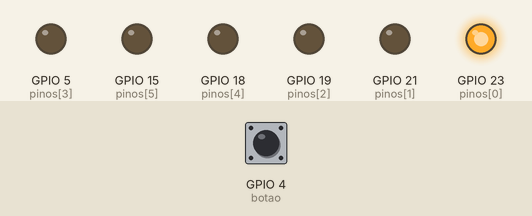
Simulated run of this sketch. Board: ESP32. Parts: output pins drawn as LEDs (lit = HIGH). Inputs (shaded band) come from the test bench; at power-on: GPIO 4 (botao) HIGH. What the sketch prints to the serial monitor is not drawn.

Above: at 1.2 s.
1.3 s: GPIO 4 (botao) pulled LOW for 0.15 s
At 2.4 s:
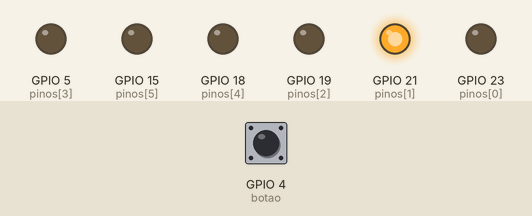
4.4 s: GPIO 4 (botao) pulled LOW for 1 s
At 8.3 s:
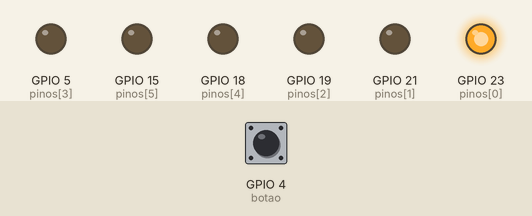
8.4 s: GPIO 4 (botao) pulled LOW for 0.15 s
At 10.9 s:
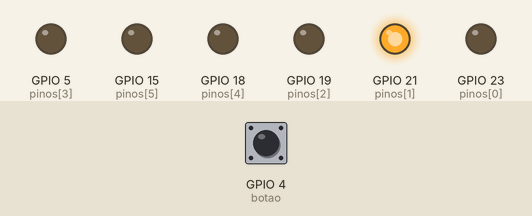
11.5 s: GPIO 4 (botao) pulled LOW for 3.2 s
At 15.1 s:
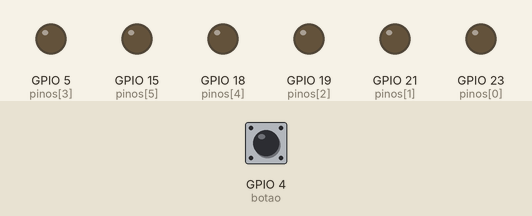
Timing chart, 0 to 21.5 s (numbered marks = the images above; inputs shaded):
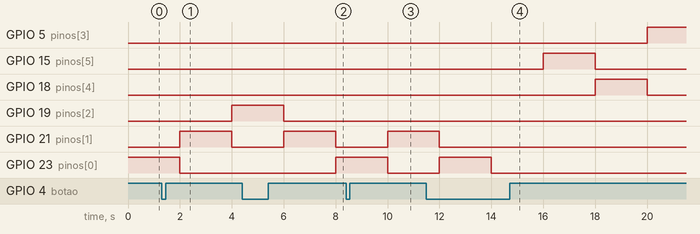

The sketch:

aaaaaaaaaaaaaaaaaaa.ino
```cpp
volatile int contador = 0;
int on = 0;
volatile int somar = 1;
int pinos[] = {23,21,19,5,18,15};
volatile int botao = 4;
volatile int flagBotao = 0;
volatile int tempo = 0;
int click = 0;
hw_timer_t* timer = NULL;

void IRAM_ATTR FuncaoBoa(){
  if(flagBotao != 1 ){
    flagBotao = 1,
    tempo = 50;
  }
}

void IRAM_ATTR onTimer(){
  contador++;
  if(flagBotao == 1){
    if(tempo > 0){
      tempo--;
    }else{
      flagBotao = 0;
      if(!digitalRead(botao)){
        click = click + 1;
      }
    }
  }
}

void setup() {
  for(int i = 0; i < 6; i++){
    pinMode(pinos[i], OUTPUT);
  }

  pinMode(botao , INPUT_PULLUP);
  attachInterrupt(
    digitalPinToInterrupt(botao),
    FuncaoBoa,
    FALLING);
  timer = timerBegin(1000000);
  timerAttachInterrupt(timer, &onTimer);
  timerAlarm(timer, 1000, true, 0);
  Serial.begin(115200);
}

void Horario(){
  digitalWrite(pinos[on], HIGH);
  if (contador >= 2000){
    contador = 0;
    digitalWrite(pinos[on],LOW );
    on = on - somar;
    if (on < 0) on = 6;
    if (on > 6) on = 0;
  }
}

void AntiHorario(){
  digitalWrite(pinos[on], HIGH);
  if (contador >= 2000){
    contador = 0;
    digitalWrite(pinos[on],LOW );
    on = on + somar;
    if (on < 0) on = 6;
    if (on > 6) on = 0;
  }
}

void loop() {
  if(click == 1){
   AntiHorario();
  }
  if(click == 2){
  Horario();
  click = 0;
  }
  else{
  Horario();
  }

  Serial.println(click);

}
```

Measured:
- after the input at 1.3 s, GPIO 15 (pinos[5]): stays LOW (without the input it goes to HIGH after 2.7 s); GPIO 19 (pinos[2]): LOW → HIGH after 2.7 s; GPIO 21 (pinos[1]): LOW → HIGH after 0.70 s, → LOW 2.0 s later
- after the input at 4.4 s, GPIO 5 (pinos[3]): stays LOW (without the input it goes to HIGH after 1.6 s); GPIO 18 (pinos[4]): stays LOW (without the input it goes to HIGH after 3.6 s); GPIO 21 (pinos[1]): LOW → HIGH after 1.6 s, → LOW 2.0 s later; GPIO 23 (pinos[0]): LOW → HIGH after 3.6 s
- after the input at 8.4 s, GPIO 21 (pinos[1]): LOW → HIGH after 1.6 s
- after the input at 11.5 s, GPIO 19 (pinos[2]): stays LOW (without the input it goes to HIGH after 0.50 s); GPIO 23 (pinos[0]): LOW → HIGH after 0.50 s, → LOW 2.0 s later
